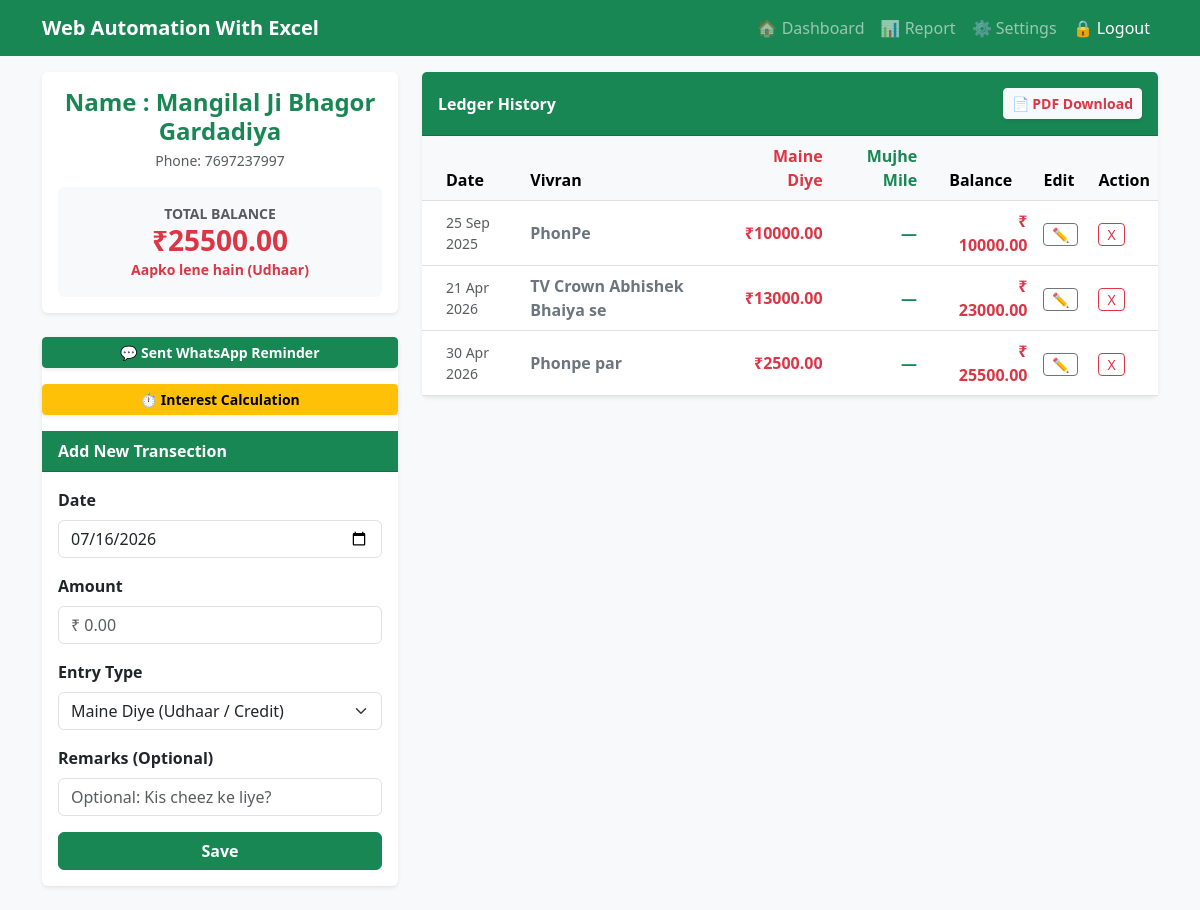
/customer/29/ (signed in), run on an earlier commit of the app's database.
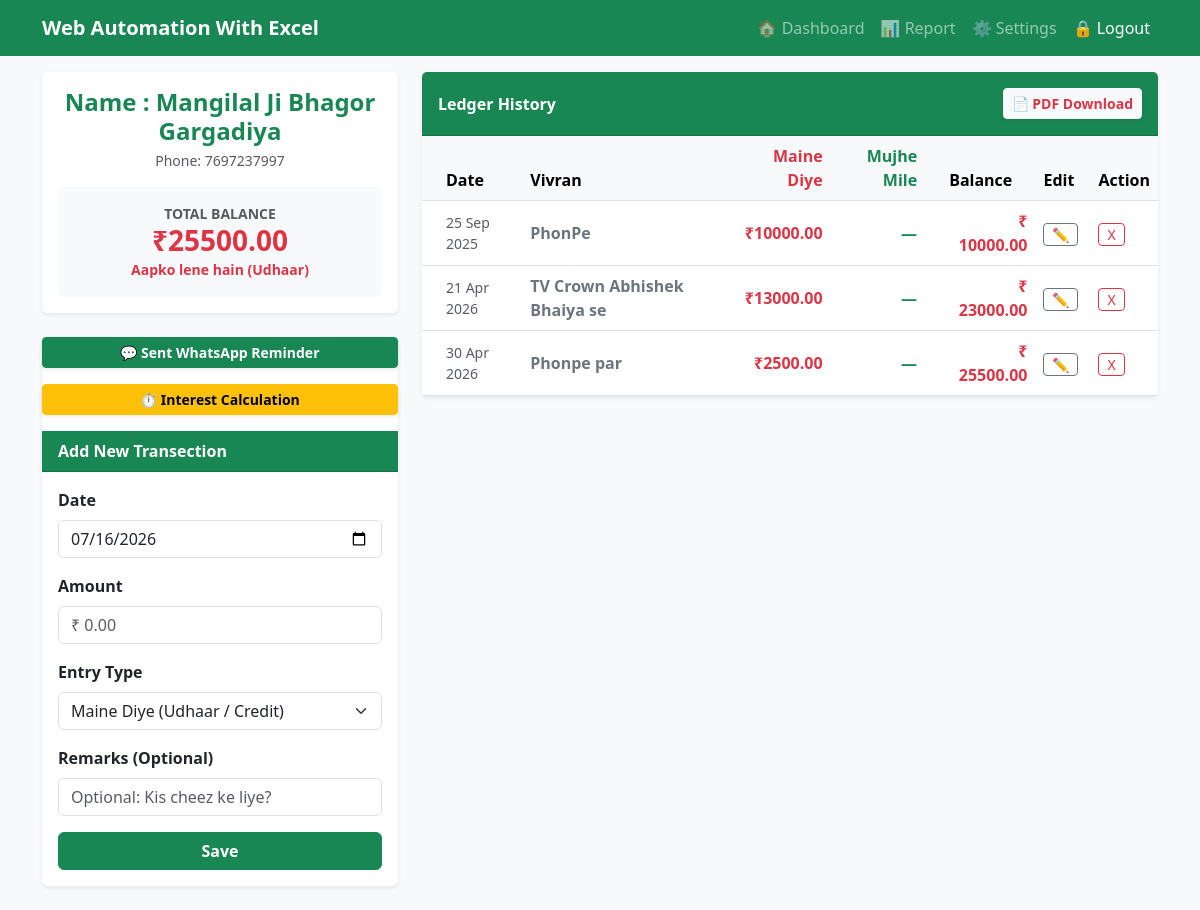
And on a later commit of the database.
### khata/models.py (models this page shows, shortened)
class Customer(models.Model):
    user = models.ForeignKey(User, on_delete=models.CASCADE)
    name = models.CharField(max_length=100)
    phone = models.CharField(max_length=15)
    created_at = models.DateTimeField(auto_now_add=True)

### khata/views.py (the view, shortened to what this page needs)
# urls.py: path('customer/<int:customer_id>/', views.customer_detail, name='customer_detail'),
@login_required
def customer_detail(request, customer_id):
    try:
        customer = get_object_or_404(Customer, id=customer_id, user=request.user)
        transactions = Transaction.objects.filter(customer=customer).order_by('date', 'id')
        total_given = sum(t.amount for t in transactions if t.trans_type == 'GIVEN')
        total_got = sum(t.amount for t in transactions if t.trans_type == 'GOT')
        net_balance = total_given - total_got
        auto_months = 0
        if transactions.exists():
            last_trans = transactions.last()
            last_date = last_trans.date
            if hasattr(last_date, 'date'):  # Agar isme samay (time) bhi juda hai
                last_date = last_date.date()  # Toh usme se sirf tareekh nikal lo
            days_passed = (timezone.now().date() - last_date).days
            if days_passed > 0:
                auto_months = round(days_passed / 30.0, 1)
            running_balance = 0 # Balance shuruat se 0 rakhein
            for t in transactions:
                t.b64_id = base64.b64encode(str(t.id).encode('utf-8')).decode('utf-8')
                if t.trans_type == 'GIVEN':
                    running_balance += t.amount
                else:
                    running_balance -= t.amount
                t.running_balance = running_balance # Har row ke liye current balance set kiya
        whatsapp_url = ""
        if net_balance > 0:
            message = f"नमस्ते  {customer.name} जी,\nआपका बकाया उधार ₹{net_balance:.2f} बाकी है, कृपया समय पर भुगतान करे.\nधन्यवाद!\nदिलीप डेलवास"
            encoded_message = urllib.parse.quote(message)
            phone_number = ''.join(filter(str.isdigit, customer.phone))
            if len(phone_number) == 10:
                phone_number = "91" + phone_number
            whatsapp_url = f"https://wa.me/{phone_number}?text={encoded_message}"
        encoded_id = base64.b64encode(str(customer.id).encode('utf-8')).decode('utf-8')
        for t in transactions:
            t.b64_id = base64.b64encode(str(t.id).encode('utf-8')).decode('utf-8')
        context = {
            'customer': customer,
            'transactions': transactions,
            'net_balance': net_balance,
            'encoded_id': encoded_id,
            'auto_months': auto_months,
            'whatsapp_url': whatsapp_url,
        }
        return render(request, 'khata/customer_detail.html', context)
    except Exception as e:
        messages.error(request, f"Hisaab kholne mein samasya aayi: {str(e)}")
        return redirect('dashboard')

### khata/templates/khata/customer_detail.html (shortened to what the changed rows need)
{% extends 'khata/base.html' %}
{% block content %}
<div class="row">
    <div class="col-md-4 mb-4">
        <div class="card shadow-sm border-0 mb-4">
            <div class="card-body text-center">
                <h4 class="fw-bold text-success mb-1">Name :<b> {{ customer.name }} </b></h4>
                <p class="text-muted small mb-3">Phone: {{ customer.phone }}</p>
                <div
                    class="p-3 rounded {% if net_balance >= 0 %}bg-light text-danger{% else %}bg-light text-success{% endif %}">
                    <span class="small d-block text-uppercase fw-bold text-muted">Total Balance</span>
                    <h3 class="mb-0 fw-bold">
                    </h3>
                    <small class="fw-semibold">
                             </small>
                </div>
            </div>
        </div>
    </div>
    <div class="col-md-8">
        <div class="card shadow-sm border-0">
            <div class="card-body p-0">
                <div class="table-responsive">
                    <table class="table table-hover align-middle mb-0">
                        <thead class="table-light">
                            <tr>
                                <th class="ps-4">Date</th>
                                <th>Vivran</th>
                                <th class="text-end text-danger">Maine Diye</th>
                                <th class="text-end text-success pe-4">Mujhe Mile</th>
                                <th>Balance</th>
                                <th>Edit</th>
                                <th>Action</th>
                            </tr>
                        </thead>
                    </table>
                </div>
            </div>
        </div>
    </div>
</div>
{% endblock %}

What changed in the data, as far as the page shows it:
changed Customer: name "Mangilal Ji Bhagor Gardadiya" → "Mangilal Ji Bhagor Gargadiya"
